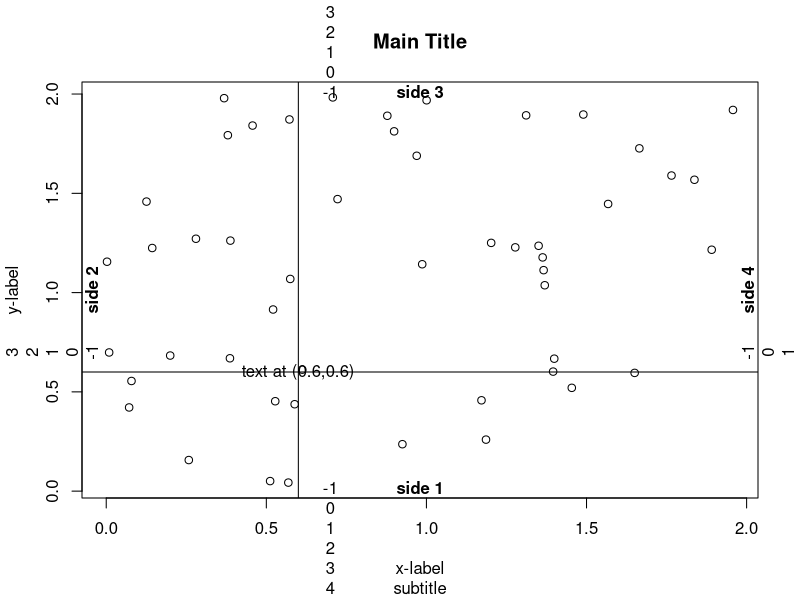
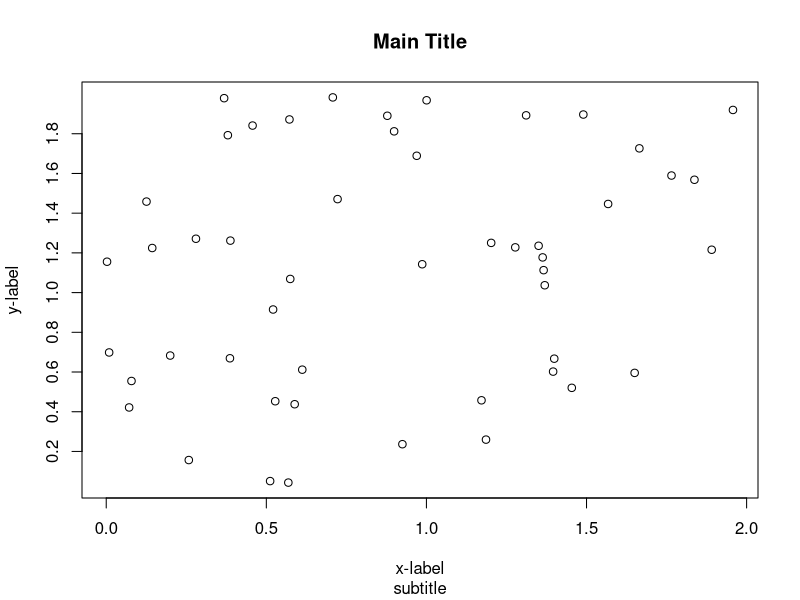

The R source for these figures, in order:
# graphics subsystem overview

# standard plot regions

x <- runif(50, 0, 2)
y <- runif(50, 0, 2)

plot(x, y, main = "Main Title", 
	sub = "subtitle", xlab = "x-label", ylab = "y-label")

text(0.6, 0.6, "text at (0.6,0.6)")
abline(h = .6, v = .6)

for (side in 1:4)
	mtext(-1:4, side = side, at = .7, line = -1:4)

mtext(paste("side", 1:4), side = 1:4, line = -1, font = 2)

# standard empty plot, initialize the region
plot(x, y, type = "n", xlab = "", ylab = "", axes = F)

points(x, y)
axis(1)
axis(2, at = seq(0.2, 1.8, 0.2))

box()

title(main = "Main Title", sub = "subtitle", xlab = "x-label", ylab = "y-label")
